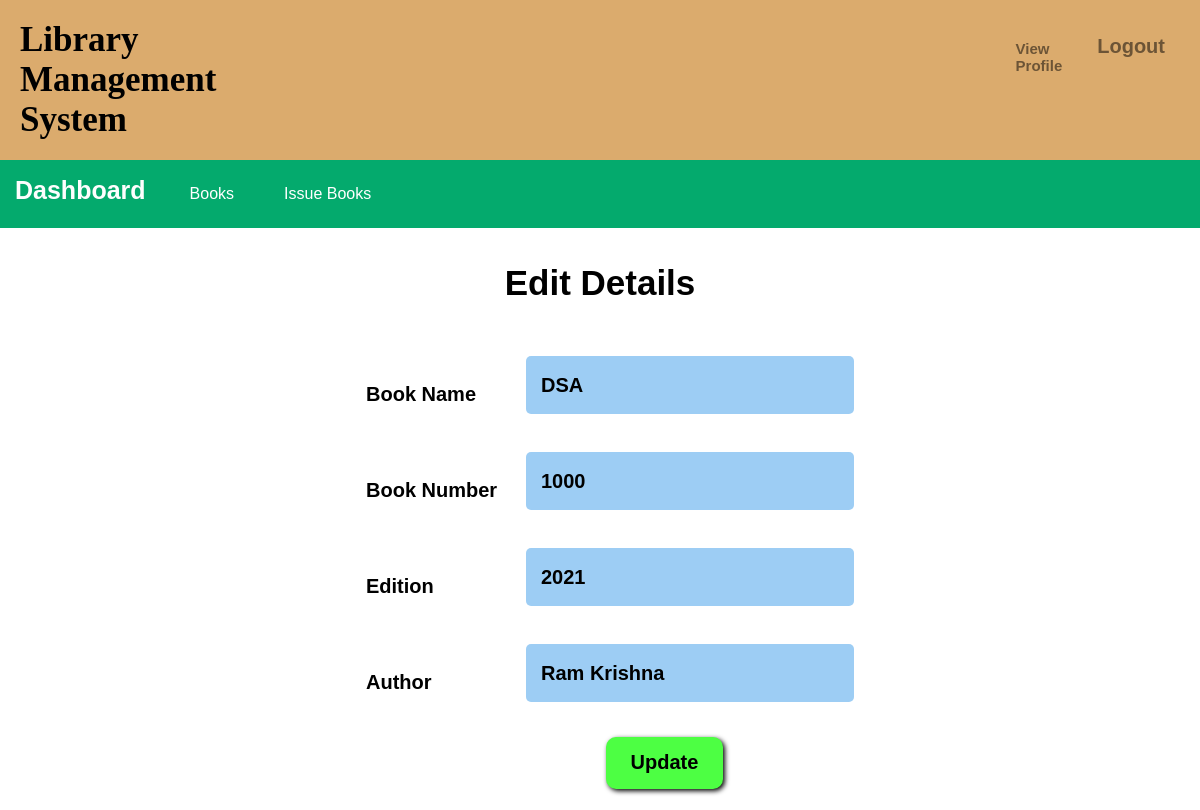
Screenshot of /admin/editbooks.php?bn=1000 with the database file from the repository.
### tables this page shows
CREATE TABLE `books` (
  `book_id` int(255) NOT NULL,
  `book_name` varchar(255) NOT NULL,
  `book_num` varchar(255) NOT NULL,
  `book_edition` varchar(255) NOT NULL,
  `author_name` varchar(255) NOT NULL,
  `category` varchar(255) NOT NULL
);

### admin/editbooks.php (the view, shortened to what this page needs)
<?php
    $connection = mysqli_connect("localhost","root","");
    $bname = "";
    $bnum= "";
    $edition = "";
    $author = "";
    $query = "select * from books where book_num='$_GET[bn]'";
    $query_run = mysqli_query($connection,$query);
    while($row = mysqli_fetch_assoc($query_run))
    {
        $bname = $row['book_name'];
        $bnum = $row['book_num'];
        $edition = $row['book_edition'];
        $author = $row['author_name'];
    }
?>
<!DOCTYPE html>
<html lang="en">
<head>
    <link rel="stylesheet" href="../style.css">
</head>
<body>
    <div class="navigation-bar">
        <div class="nav-container">
         <h1><a href="adminprofile.php">Library Management System</a></h1>
         <div class="profile-logout">
            <h3 class="view-profile" style="margin: 20px;font-family: arial;"><a href="viewprofile.php">View Profile</a></h3>
            <li class="logout-btn"><a href="logout.php">Logout</a></li>
         </div>
        </div>
    </div>
    <div class="second-nav-bar">
        <div class="container">
            <h3 style="display: inline-block;font-size: 25px;color: rgb(254, 254, 254);margin: 15px;">Dashboard</h3>
            <div class="dropdown">
                <button class="dropbtn">Books</button>
        </div>
    </div>
    <div class="second-nav-bar">
        <div class="container">
            <div class="dropdown">
                <button class="dropbtn">Issue Books</button>
            </div>
        </div>
    </div>
  </div>
    <form action="editupdatebooks.php" class="editbooksdetails" style="display: grid;justify-content: center;margin-top:35px;color:  rgb(98, 98, 106);">
    <h2 class="h2-header">Edit Details</h2>
        <h3>Book Name</h3>
        <input type="text" name="bname" value="<?php echo $bname; ?>">
        <h3>Book Number</h3>
        <input type="text" name="bnum"  value="<?php echo $bnum; ?>">
        <h3>Edition</h3>
        <input type="number" name="edition"  value="<?php echo $edition; ?>">
        <h3>Author</h3>
        <input type="text" name="author"  value="<?php echo $author; ?>">
       <button type="submit" class="update-btn" name="update">Update</button>
    </form>
</body>
</html>

### style.css (style rules this page uses)
* { margin: 0px; padding: 0px; box-sizing: border-box; }
h1 { font-size: 35px; cursor: pointer; font-family: verdana; }
h2 { font-size: 40px; font-family: arial; font-weight: 900; text-align: center; }
h3 { font-size: 15px; font-family: arial; }
a { text-decoration: none; color: black; }
li { list-style: none; }
.h2-header { font-family: arial; margin-bottom:20px; font-size: 35px; color: rgb(0, 0, 0); }
.dropbtn { background-color: #04AA6D; color: white; padding: 25px; font-size: 16px; border: none; }
.dropdown { position: relative; display: inline-block; }
.second-nav-bar { background-color:#04AA6D; display: flex; flex-direction: row }
.navigation-bar { background-color: rgb(219, 171, 109); padding: 20px; }
.nav-container { display: flex; justify-content: space-between; }
.profile-logout { display: flex; justify-content: space-between; margin-left: 43em; opacity: 0.5; }
.logout-btn { font-size: 20px; font-weight: 600; font-family: arial; margin: 15px; cursor: pointer; }
.update-btn { border: none; font-size: 20px; font-weight: 600; font-family: arial; text-align: center; margin: 30px; margin-left: 12em; cursor: pointer; background-color: rgb(77, 255, 67); width: 25%; height: 50%; padding: 10px; border-radius: 10px; box-shadow: 2px 2px 5px black; }
input { border: none; border-radius: 5px; outline: none; height: 40px; width: 300px; margin:10px; font-size: 15px; font-family: arial; font-weight: 700; padding-left: 10px; }
.editbooksdetails>h3 { position: relative; top: 3em; color: black; font-size: 20px; }
.editbooksdetails>input { background-color: rgb(157, 205, 244); color: black; width: 70%; height: 80%; margin-left: 8em; padding: 15px; font-size: 20px; }

### rows the page displays
books: bname "DSA", bnum "1000", edition "2021", author "Ram Krishna"
